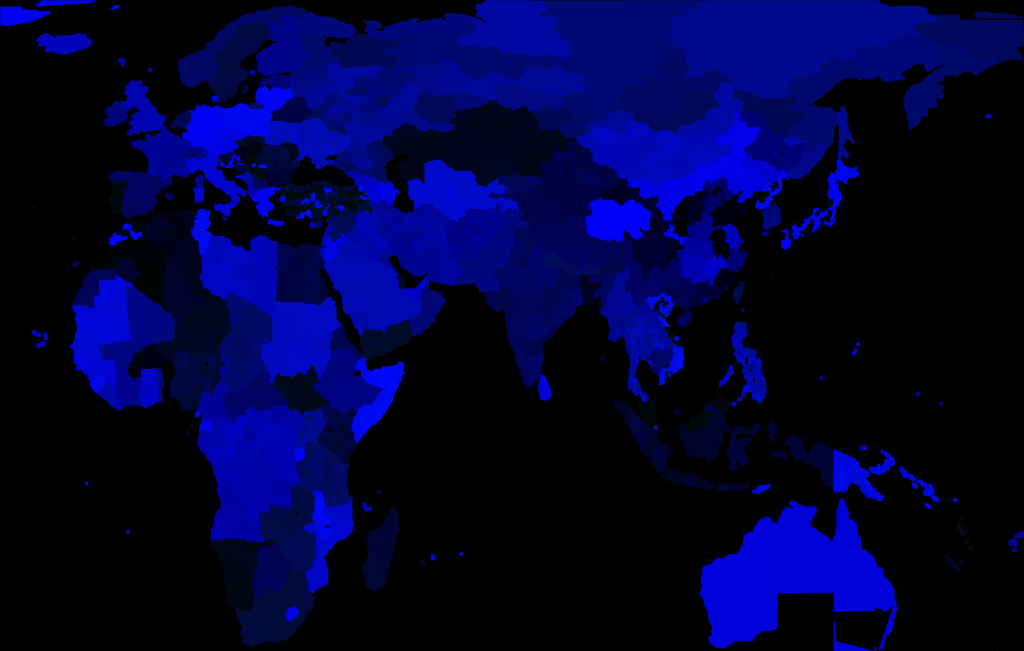
#> input picture chunqiu-baye/assets/image/province_id.png, 4096 x 2603 px, found by its file name (shown at 1/4 size)
$ python gen_border_atlas.py
#> lines starting #> are read from the running program, lines starting #| are printed output that depends on the picture
#!/usr/bin/env python3
"""边界图集生成器（2026-09-15）
从省 ID 位图提取"省与省（或省与海）相接处"的边界像素 → 染成金色 → 拼成一张图集。

运行时用法：点击一个国家 → 筛出"一侧属于该国"的边 → 把图集对应区域贴到世界坐标上
→ 实现"像素级、零露边、缩放免疫"的国境线高亮（学 CK3 的"共享边"）。

输出：
  assets/image/<pack>/border_atlas.png      图集（透明底；亮金芯 + 深金描边）
  scripts/data/mappacks/<pack>/Borders.lua  省对表（含图集区域 + 世界坐标）

用法：
  python3 gen_border_atlas.py              # 默认 eu4
  BPACK=world python3 gen_border_atlas.py  # 其他包
"""
import os
import re
import glob
from collections import defaultdict

import numpy as np
from PIL import Image

ROOT = os.path.dirname(os.path.abspath(__file__))
PACK = os.environ.get("BPACK", "eu4")
BASE = os.path.join(ROOT, "assets", "image", PACK)
IDP = os.path.join(BASE, "province_id.png")
OUT_ATLAS = os.path.join(BASE, "border_atlas.png")
OUT_LUA = os.path.join(ROOT, "scripts", "data", "mappacks", PACK, "Borders.lua")

MARGIN = 2          # 贴图四周留白（放深金外扩 + 抗锯齿）
SHELF_W = 2048      # 图集每行最大宽度
GOLD = (255, 215, 0)
DARK = (148, 106, 10)

# ---------- 1. 可玩省列表 ----------
playable = set()
for f in glob.glob(os.path.join(ROOT, "scripts", "data", "mappacks", PACK, "Provinces_*.lua")):
    for line in open(f, encoding="utf-8", errors="ignore"):
        m = re.match(r'\{id=(\d+)', line.strip())
        if m and "isWasteland=true" not in line:
            playable.add(int(m.group(1)))
print(f"[{PACK}] 可玩省 {len(playable)} 个")

id_im = Image.open(IDP).convert("RGB")
#> id_im is the input picture: PIL image 4096x2603 RGB; mean R, G, B 0, 2.5, 57.1
W, H = id_im.size
#> W = 4096; H = 2603
print(f"[{PACK}] ID 图 {W}x{H}")
#| [eu4] ID 图 4096x2603

# ---------- 2. 提取边像素（只保留"至少一侧是可玩省"的边） ----------
edges = defaultdict(list)          # (min,max) -> [(x, y), ...]
prev_row = None
CHUNK = 512
for y0 in range(0, H, CHUNK):
    y1 = min(y0 + CHUNK, H)
    arr = np.asarray(id_im.crop((0, y0, W, y1)), dtype=np.uint16)
    ids = arr[..., 1].astype(np.int32) * 256 + arr[..., 2].astype(np.int32)
    sub = np.isin(ids, list(playable))

    # 垂直边：像素 (x,y) 与右邻不同 —— 黑线画在左像素上
    dV = ids[:, :-1] != ids[:, 1:]
    subR = np.roll(sub, -1, axis=1)[:, :-1]   # 右邻可玩性（裁到同宽对齐）
    mV = dV & (sub[:, :-1] | subR)
    ys, xs = np.where(mV)
    for x, y in zip(xs.tolist(), ys.tolist()):
        a = int(ids[y, x]); b = int(ids[y, x + 1])
        k = (a, b) if a <= b else (b, a)
        edges[k].append((x, y0 + y))

    # 水平边：像素 (x,y) 与下邻不同 —— 黑线画在上像素上
    if y1 - y0 > 1:
        dH = ids[:-1, :] != ids[1:, :]
        subD = np.roll(sub, -1, axis=0)[:-1, :]   # 下邻可玩性（裁到同高对齐）
        mH = dH & (sub[:-1, :] | subD)
        ys2, xs2 = np.where(mH)
        for x, y in zip(xs2.tolist(), ys2.tolist()):
            a = int(ids[y, x]); b = int(ids[y + 1, x])
            k = (a, b) if a <= b else (b, a)
            edges[k].append((x, y0 + y))

    # 跨块的水平边（上一块最后一行 vs 本块第一行）
    if prev_row is not None:
        dT = ids[0, :] != prev_row
        subT = sub[0, :] | np.isin(prev_row, list(playable))
        mT = dT & subT
        xs3 = np.where(mT)[0]
        for x in xs3.tolist():
            a = int(prev_row[x]); b = int(ids[0, x])
            k = (a, b) if a <= b else (b, a)
            edges[k].append((x, y0))
    prev_row = ids[-1, :].copy()
    print(f"  处理到 y={y1}/{H}，省对 {len(edges)}，边像素 {sum(len(v) for v in edges.values())}")
#> this loop made 6 passes
#> pass 1, `arr = np.asarray(id_im.crop((0, y0, W, y1)), dtype=np.uint16)`:
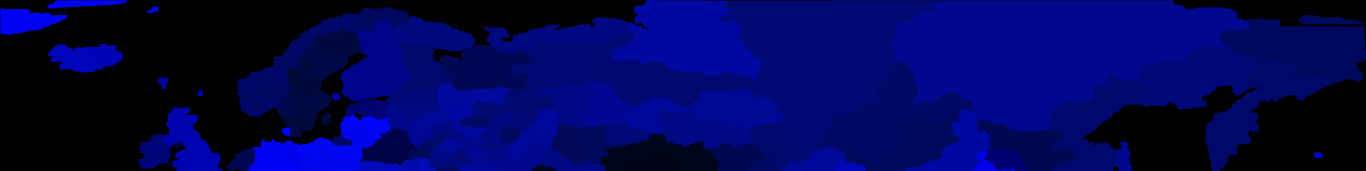
#> arr: shape (512, 4096, 3) uint16 (shown at 1/3 size); mean R, G, B 0, 5.3, 88
#> pass 1, `ids = arr[..., 1].astype(np.int32) * 256 + arr[..., 2].astype(np.int32)`:
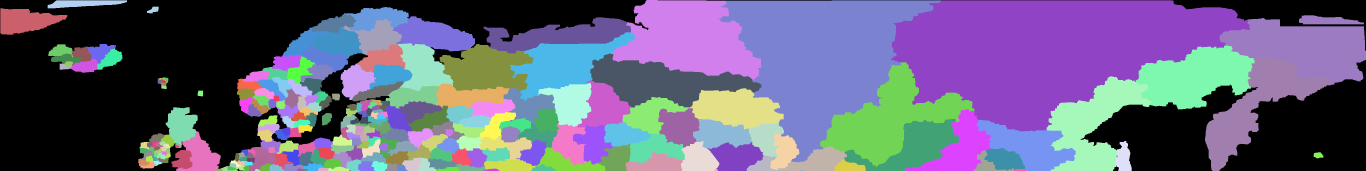
#> ids: shape (512, 4096) int32 (shown at 1/3 size); 273 distinct labels, from 0 to 2756; one colour per label, 0 black
#> pass 1, `dV = ids[:, :-1] != ids[:, 1:]`:
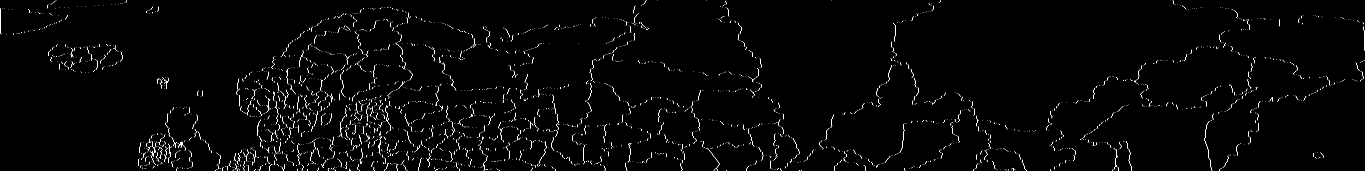
#> dV: shape (512, 4095) bool (shown at 1/3 size); 0.9% white in thin lines or dots
#> after the loop, edges = 0 items

total_px = sum(len(v) for v in edges.values())
#> total_px = 0
print(f"[{PACK}] 省对 {len(edges)} 组，边像素共 {total_px}")
#| [eu4] 省对 0 组，边像素共 0


# ---------- 3. 每组生成小贴图（亮金芯 + 深金外扩） ----------
def dilate(m):
    o = m.copy()
    for dy in (-1, 0, 1):
        for dx in (-1, 0, 1):
            o = o | np.roll(np.roll(m, -dy, 0), -dx, 1)
    return o


tiles = []   # (key, tile_rgba, wx, wy)  wx/wy = 贴图左上角的"世界(逻辑)坐标"
for key, pix in edges.items():
    xs = [p[0] for p in pix]
    ys = [p[1] for p in pix]
    bx0 = max(min(xs) - MARGIN, 0)
    by0 = max(min(ys) - MARGIN, 0)
    bx1 = min(max(xs) + MARGIN, W - 1)
    by1 = min(max(ys) + MARGIN, H - 1)
    tw = bx1 - bx0 + 1
    th = by1 - by0 + 1
    mask = np.zeros((th, tw), dtype=bool)
    for x, y in pix:
        mask[y - by0, x - bx0] = True
    outer = dilate(mask)
    tile = np.zeros((th, tw, 4), dtype=np.uint8)
    tile[..., 0][outer] = DARK[0]; tile[..., 1][outer] = DARK[1]; tile[..., 2][outer] = DARK[2]
    tile[..., 3][outer] = 235
    tile[..., 0][mask] = GOLD[0]; tile[..., 1][mask] = GOLD[1]; tile[..., 2][mask] = GOLD[2]
    tile[..., 3][mask] = 240
    tiles.append((key, tile, bx0, by0))
    del mask, outer
#> this loop made 0 passes
#> after the loop, tiles = []

print(f"[{PACK}] 生成贴图 {len(tiles)} 张")
#| [eu4] 生成贴图 0 张


# ---------- 4. 拼图集（货架排布，大图优先） ----------
tiles.sort(key=lambda t: -(t[1].shape[0] * t[1].shape[1]))
placements = []
cx, cy, row_h = 0, 0, 0
for key, tile, wx, wy in tiles:
    th, tw = tile.shape[0], tile.shape[1]
    if cx + tw > SHELF_W:
        cx = 0
        cy += row_h
        row_h = 0
    placements.append((key, tile, wx, wy, cx, cy))
    cx += tw
    row_h = max(row_h, th)
#> after the loop, cx = 0; cy = 0; placements = []; row_h = 0
atlas_h = cy + row_h
#> atlas_h = 0
atlas = np.zeros((atlas_h, SHELF_W, 4), dtype=np.uint8)
#> atlas = empty array
for key, tile, wx, wy, ax, ay in placements:
    atlas[ay:ay + tile.shape[0], ax:ax + tile.shape[1]] = tile
#> (the run stopped early here; a loop or call above may not have finished)

$ run again, on chunqiu-baye/assets/image/eu4/province_id.png
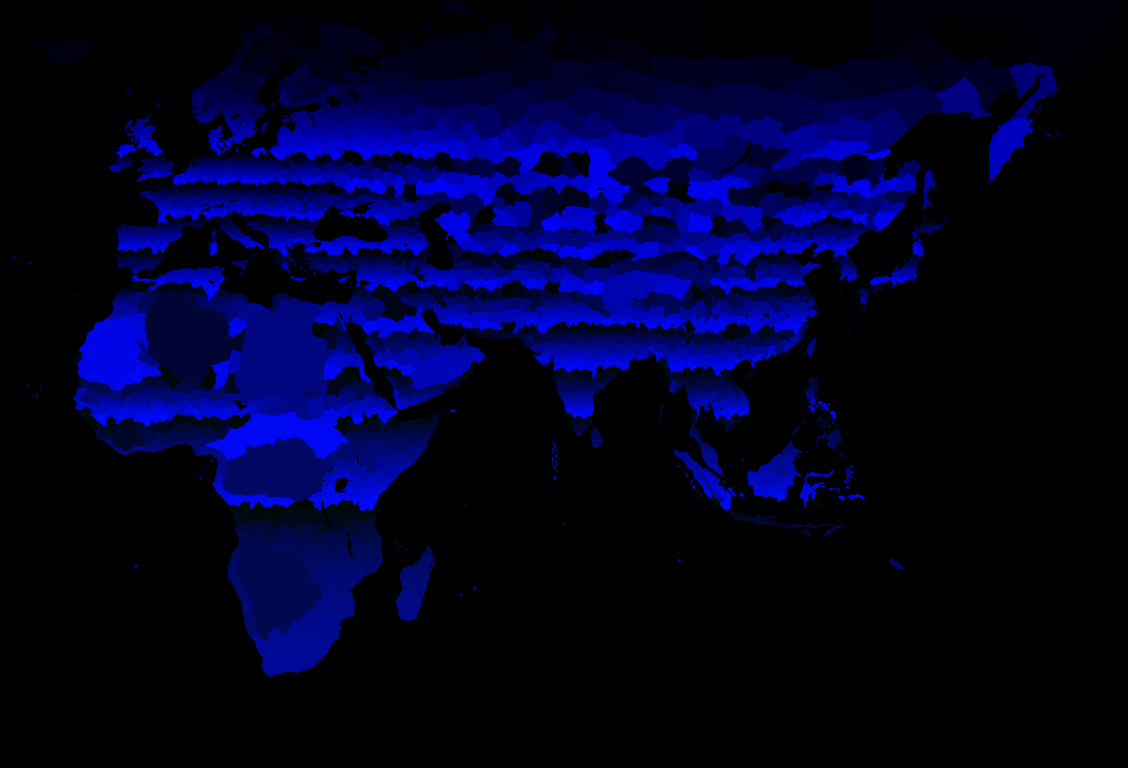
#> input picture chunqiu-baye/assets/image/eu4/province_id.png, 5640 x 3840 px (shown at 1/5 size)
#> id_im is the input picture: PIL image 5640x3840 RGB; mean R, G, B 0, 1.2, 38
#| [eu4] ID 图 5640x3840
#> the loop `for y0 in range(0, H, CHUNK):` made 8 passes
#> pass 1, `ids = arr[..., 1].astype(np.int32) * 256 + arr[..., 2].astype(np.int32)`:
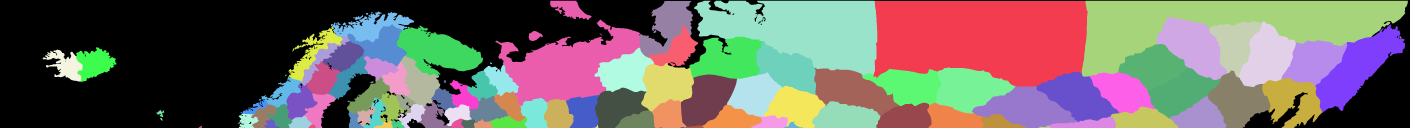
#> ids: shape (512, 5640) int32 (shown at 1/4 size); 95 distinct labels, from 0 to 129; one colour per label, 0 black
#> pass 1, `dV = ids[:, :-1] != ids[:, 1:]`:
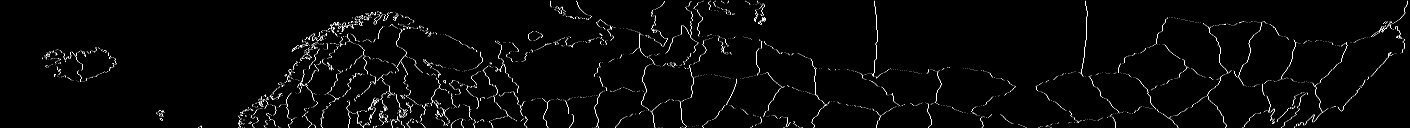
#> dV: shape (512, 5639) bool (shown at 1/4 size); 0.75% white in thin lines or dots
#> after the loop `for y0 in range(0, H, CHUNK):`: edges = 0 items
#> total_px = 0
#| [eu4] 省对 0 组，边像素共 0
#> after the loop `for key, pix in edges.items():`: tiles = []
#| [eu4] 生成贴图 0 张
#> after the loop `for key, tile, wx, wy in tiles:`: cx = 0; placements = []; row_h = 0
